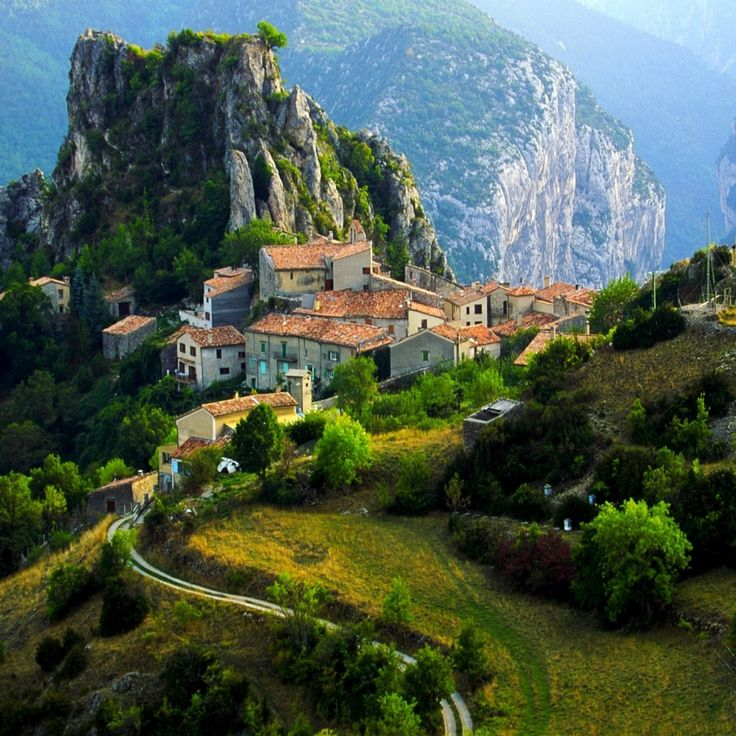
#> input picture CV/openCVcrashCour/Photos/house_1.jpeg, 736 x 736 px
$ python split_merge_colo_img.py
#> lines starting #> are read from the running program, lines starting #| are printed output that depends on the picture
import cv2 as cv
import numpy as np


img = cv.imread('Photos/house_1.jpeg')
#> img is the input picture: shape (736, 736, 3); mean B, G, R 76.3, 91.4, 77
cv.imshow('image_', img)

b, g, r = cv.split(img)
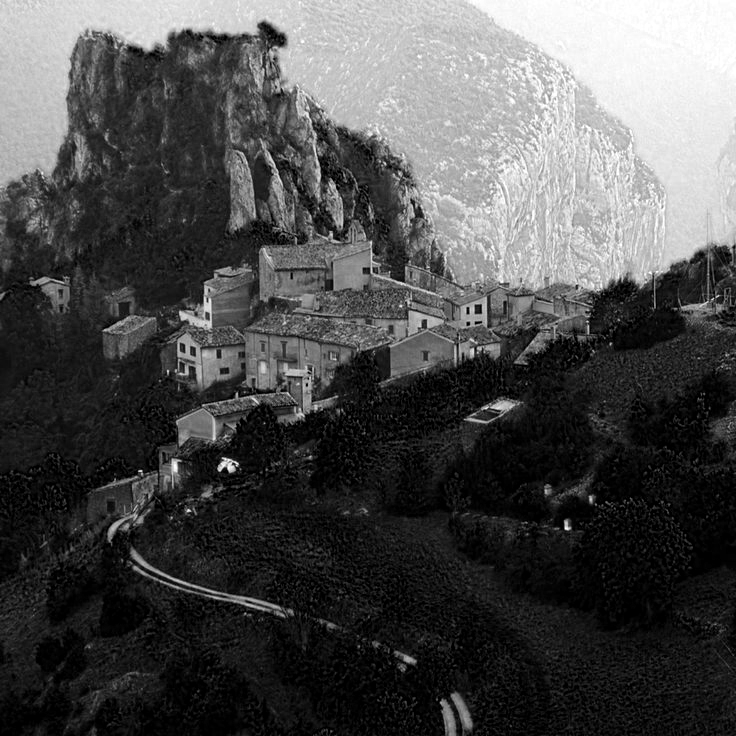
#> b: shape (736, 736); min 0, max 255, mean 76.3
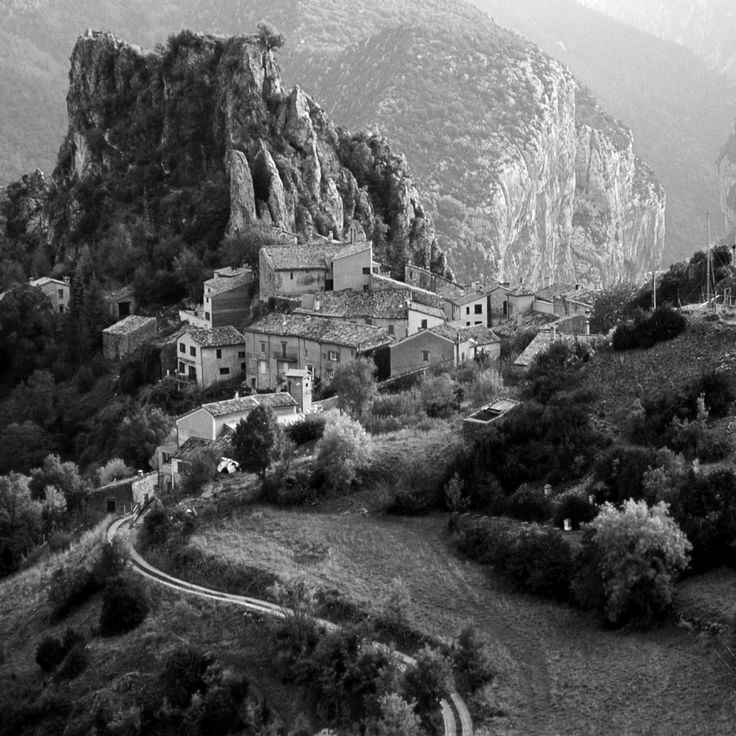
#> g: shape (736, 736); min 0, max 255, mean 91.4
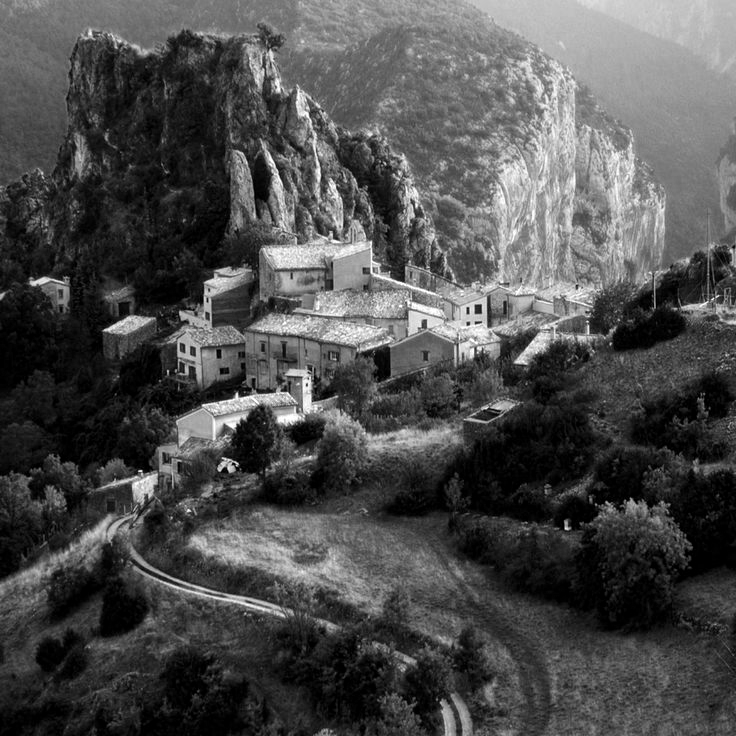
#> r: shape (736, 736); min 0, max 255, mean 77

cv.imshow('blue', b)
cv.imshow('green', g)
cv.imshow('red', r)

print(img.shape)
#| (736, 736, 3)
print(g.shape)
#| (736, 736)
print(r.shape)
#| (736, 736)
print(g.shape)
#| (736, 736)

# ######  combine them
mereged_img = cv.merge([b, g, r])
cv.imshow('Merged_img', mereged_img)


""" Re-Constract the b, g, r by creating new black img then merge them to get the original image """

black_img = np.zeros(img.shape[:2], dtype='uint8')

# ##################### constract them with the black img to see the actual img
blue = cv.merge([b, black_img, black_img])
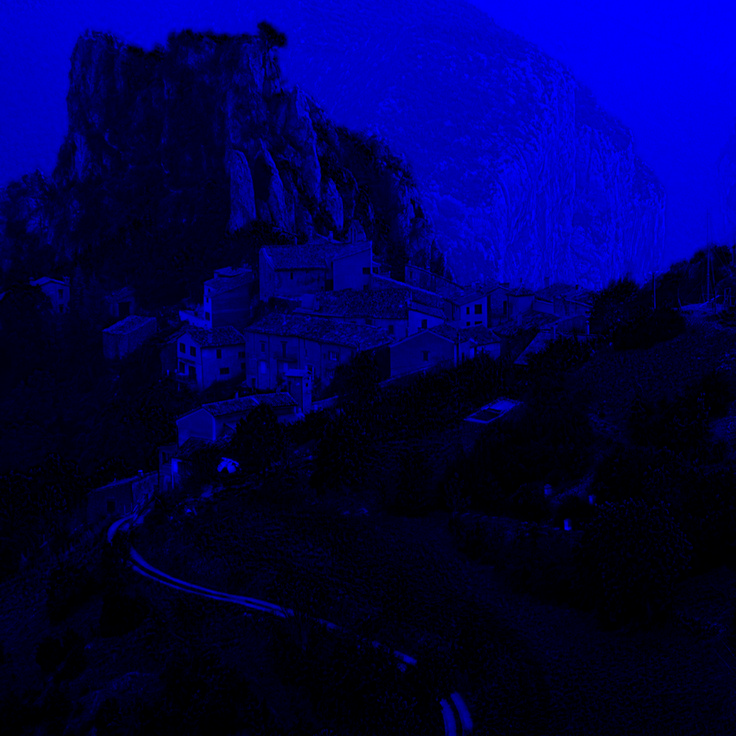
#> blue: shape (736, 736, 3); mean of channels 0, 1, 2 76.3, 0, 0; drawn as B, G, R
green = cv.merge([black_img, g, black_img])
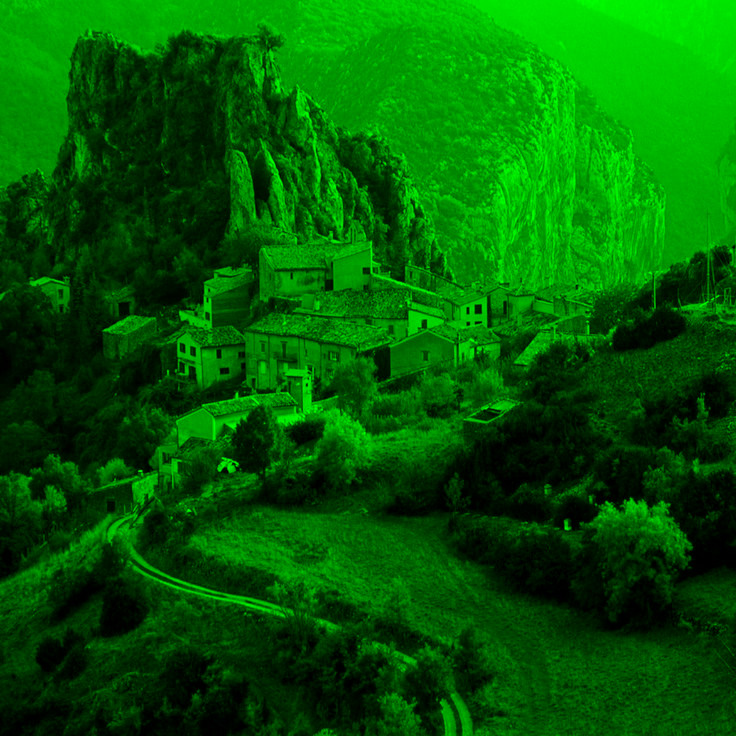
#> green: shape (736, 736, 3); mean of channels 0, 1, 2 0, 91.4, 0; drawn as B, G, R
red = cv.merge([black_img, black_img, r])
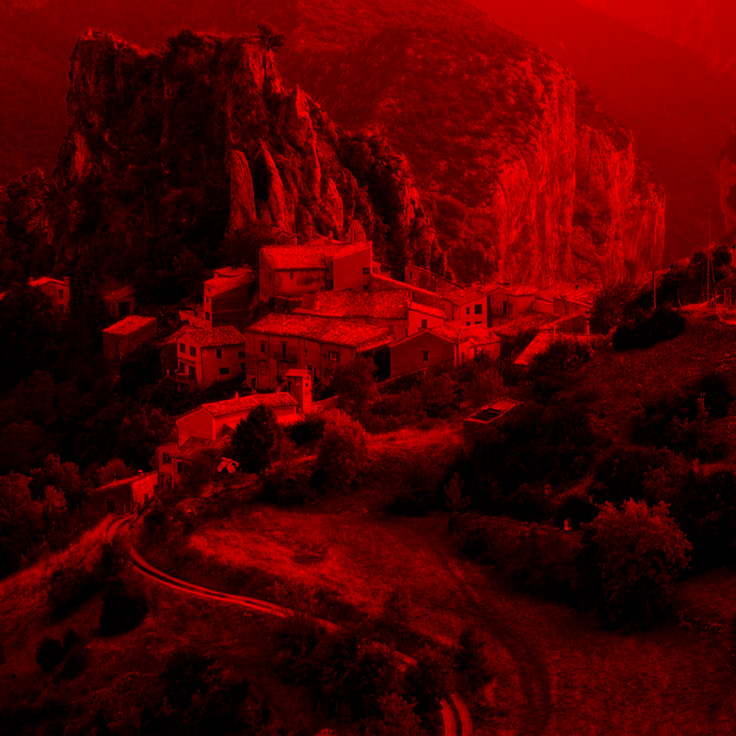
#> red: shape (736, 736, 3); mean of channels 0, 1, 2 0, 0, 77; drawn as B, G, R

cv.imshow('blue', blue)
cv.imshow('green', green)
cv.imshow('red', red)


cv.waitKey(0)
cv.destroyAllWindows()

$ run again, with CV/openCVcrashCour/Photos/boston_park.jpeg copied over CV/openCVcrashCour/Photos/house_1.jpeg
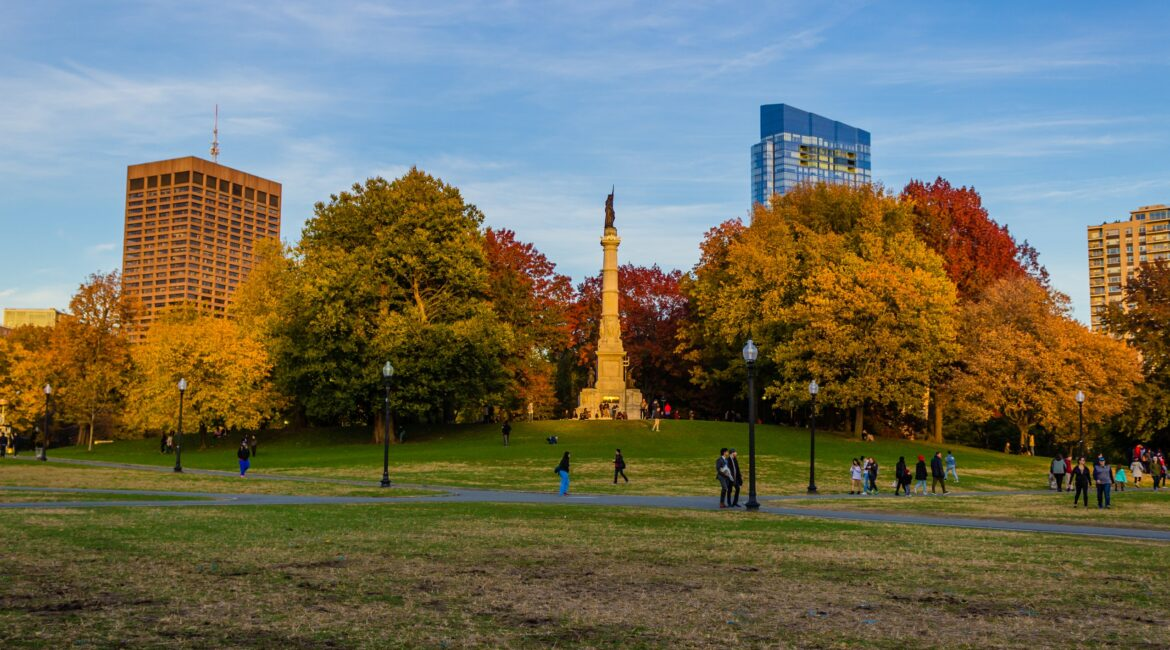
#> input picture CV/openCVcrashCour/Photos/boston_park.jpeg, 1170 x 650 px
#> img is the input picture: shape (650, 1170, 3); mean B, G, R 92.7, 110.5, 111.4
#| (650, 1170, 3)
#| (650, 1170)
#| (650, 1170)
#| (650, 1170)
#> `green = cv.merge([black_img, g, black_img])`:
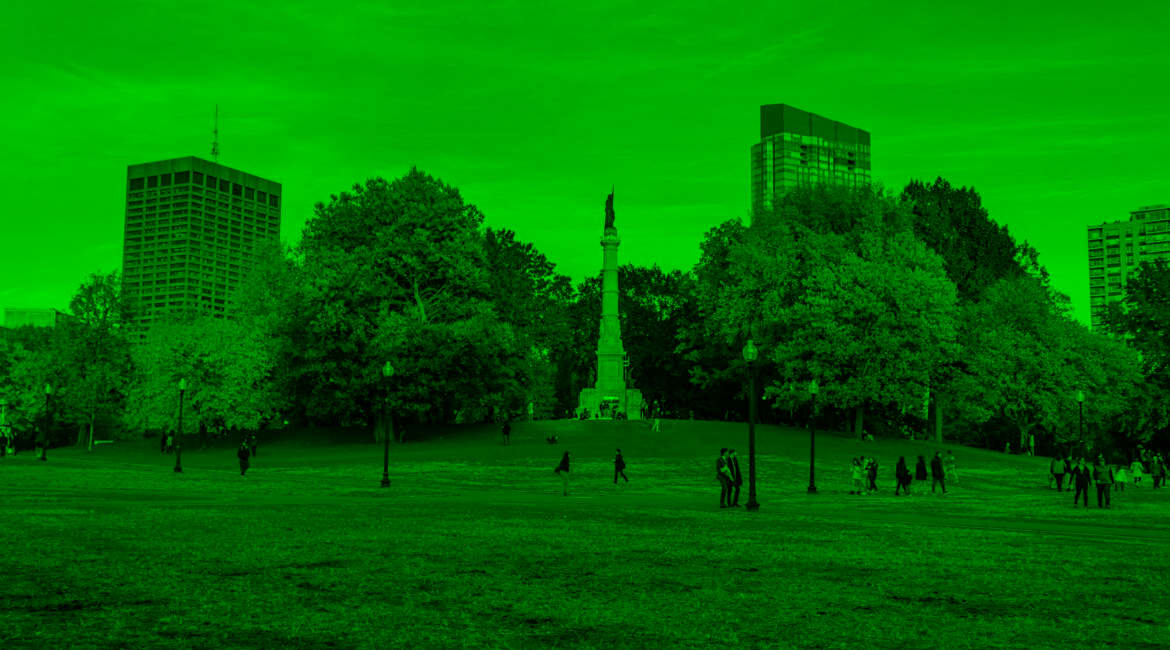
#> green: shape (650, 1170, 3); mean of channels 0, 1, 2 0, 110.5, 0; drawn as B, G, R
#> `red = cv.merge([black_img, black_img, r])`:
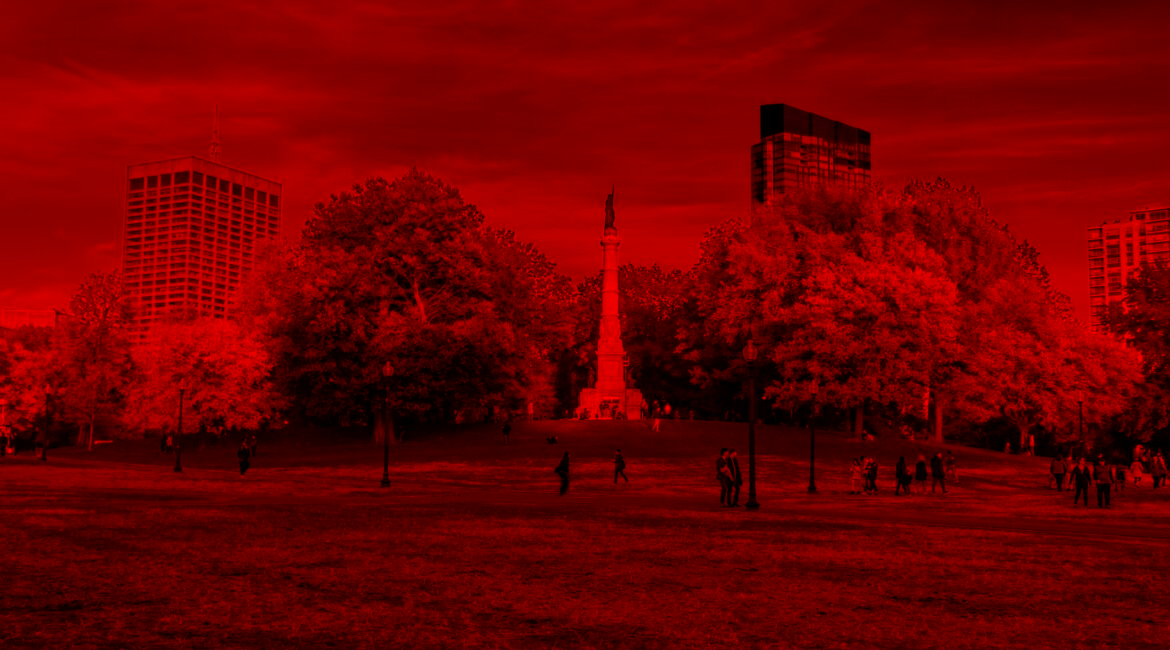
#> red: shape (650, 1170, 3); mean of channels 0, 1, 2 0, 0, 111.4; drawn as B, G, R
